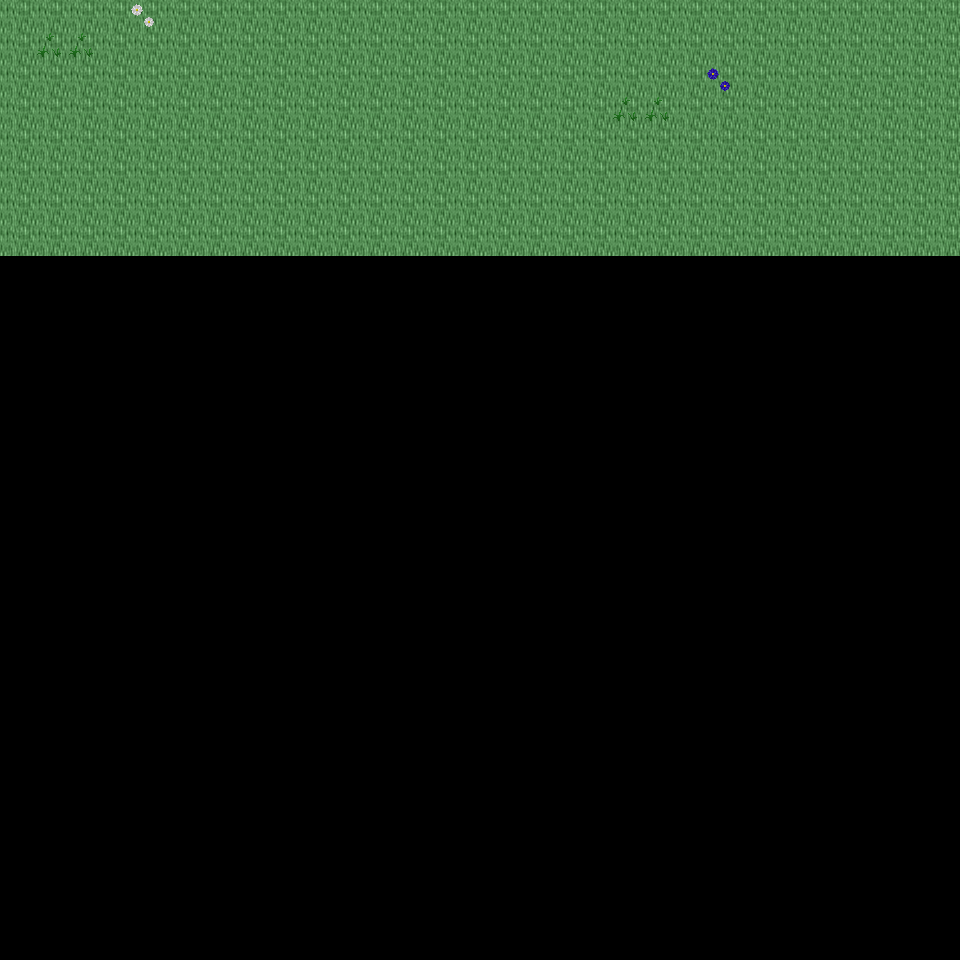

A level layout from a 2D game, rendered from its tile map. Below: a short description, then the map file with tile-grid data replaced by summaries:
An orthogonal 30x30 tile map with 32x32 px tiles, 6 tile layers (Ground, Object, Object2, Above, ...), 43 tilesets and 3 objects (3x mapExit).

<map version="1.0" orientation="orthogonal" renderorder="right-down" width="30" height="30" tilewidth="32" tileheight="32" nextobjectid="4">
  <tileset firstgid="1" name="tileset_logic_item_mushroom" tilewidth="32" tileheight="32" tilecount="6" columns="6">
    <image source="../drawable/tileset_logic_item_mushroom.png" width="192" height="32" />
  </tileset>
  <tileset firstgid="7" name="tileset_plant_tree_chestnut_tree" tilewidth="32" tileheight="32" tilecount="20" columns="4">
    <image source="../drawable/tileset_plant_tree_chestnut_tree.png" width="128" height="160" />
  </tileset>
  <tileset firstgid="27" name="tileset_plant_tree_oak_tree" tilewidth="32" tileheight="32" tilecount="20" columns="4">
    <image source="../drawable/tileset_plant_tree_oak_tree.png" width="128" height="160" />
  </tileset>
  <tileset firstgid="47" name="tileset_building_fence_stone_fence_white" tilewidth="32" tileheight="32" tilecount="9" columns="3">
    <image source="../drawable/tileset_building_fence_stone_fence_white.png" width="96" height="96" />
  </tileset>
  <tileset firstgid="56" name="tileset_building_gnome_homes" tilewidth="32" tileheight="32" tilecount="48" columns="6">
    <image source="../drawable/tileset_building_gnome_homes.png" width="192" height="256" />
  </tileset>
  <tileset firstgid="104" name="tileset_logic_creature_gnome" tilewidth="32" tileheight="32" tilecount="6" columns="6">
    <image source="../drawable/tileset_logic_creature_gnome.png" width="192" height="32" />
  </tileset>
  <tileset firstgid="110" name="tileset_logic_item_vegetable" tilewidth="32" tileheight="32" tilecount="13" columns="13">
    <image source="../drawable/tileset_logic_item_vegetable.png" width="256" height="64" />
  </tileset>
  <tileset firstgid="123" name="tileset_plant_stump_small_stump" tilewidth="32" tileheight="32" tilecount="4" columns="2">
    <image source="../drawable/tileset_plant_stump_small_stump.png" width="64" height="64" />
  </tileset>
  <tileset firstgid="127" name="tileset_object_birds" tilewidth="32" tileheight="32" tilecount="4" columns="2">
    <image source="../drawable/tileset_object_birds.png" width="64" height="64" />
  </tileset>
  <tileset firstgid="131" name="tileset_ground_earth_edges" tilewidth="32" tileheight="32" tilecount="18" columns="6">
    <image source="../drawable/tileset_ground_earth_edges.png" width="192" height="96" />
  </tileset>
  <tileset firstgid="149" name="tileset_ground_grass_corners" tilewidth="32" tileheight="32" tilecount="24" columns="6">
    <image source="../drawable/tileset_ground_grass_corners.png" width="192" height="128" />
  </tileset>
  <tileset firstgid="173" name="tileset_building_fence_fence_chunky" tilewidth="32" tileheight="32" tilecount="21" columns="3">
    <image source="../drawable/tileset_building_fence_fence_chunky.png" width="96" height="224" />
  </tileset>
  <tileset firstgid="194" name="tileset_plant_bush_hosta" tilewidth="32" tileheight="32" tilecount="9" columns="3">
    <image source="../drawable/tileset_plant_bush_hosta.png" width="96" height="96" />
  </tileset>
  <tileset firstgid="203" name="tileset_plant_tree_maple_tree" tilewidth="32" tileheight="32" tilecount="72" columns="8">
    <image source="../drawable/tileset_plant_tree_maple_tree.png" width="256" height="288" />
  </tileset>
  <tileset firstgid="275" name="tileset_ground_ground" tilewidth="32" tileheight="32" tilecount="33" columns="3">
    <image source="../drawable/tileset_ground_ground.png" width="96" height="352" />
  </tileset>
  <tileset firstgid="308" name="tileset_ground_ground_2" tilewidth="32" tileheight="32" tilecount="4" columns="4">
    <image source="../drawable/tileset_ground_ground_2.png" width="128" height="32" />
  </tileset>
  <tileset firstgid="312" name="tileset_ground_ridge_earth_dark" tilewidth="32" tileheight="32" tilecount="96" columns="12">
    <image source="../drawable/tileset_ground_ridge_earth_dark.png" width="384" height="256" />
  </tileset>
  <tileset firstgid="408" name="tileset_plant_grasses" tilewidth="32" tileheight="32" tilecount="6" columns="3">
    <image source="../drawable/tileset_plant_grasses.png" width="96" height="64" />
  </tileset>
  <tileset firstgid="414" name="tileset_ground_grass_edges" tilewidth="32" tileheight="32" tilecount="36" columns="12">
    <image source="../drawable/tileset_ground_grass_edges.png" width="384" height="96" />
  </tileset>
  <tileset firstgid="450" name="tileset_ground_green_paving" tilewidth="32" tileheight="32" tilecount="18" columns="3">
    <image source="../drawable/tileset_ground_green_paving.png" width="96" height="192" />
  </tileset>
  <tileset firstgid="468" name="tileset_ground_rock_pebbles" tilewidth="32" tileheight="32" tilecount="3" columns="1">
    <image source="../drawable/tileset_ground_rock_pebbles.png" width="32" height="96" />
  </tileset>
  <tileset firstgid="471" name="tileset_plant_flower_daisy_white" tilewidth="32" tileheight="32" tilecount="8" columns="2">
    <image source="../drawable/tileset_plant_flower_daisy_white.png" width="64" height="128" />
  </tileset>
  <tileset firstgid="479" name="tileset_plant_flower_daisy_blue" tilewidth="32" tileheight="32" tilecount="8" columns="2">
    <image source="../drawable/tileset_plant_flower_daisy_blue.png" width="64" height="128" />
  </tileset>
  <tileset firstgid="487" name="tileset_ground_ladder_vertical_dark" tilewidth="32" tileheight="32" tilecount="3" columns="3">
    <image source="../drawable/tileset_ground_ladder_vertical_dark.png" width="96" height="32" />
  </tileset>
  <tileset firstgid="490" name="tileset_plant_tree_tree_darkgreen" tilewidth="32" tileheight="32" tilecount="88" columns="8">
    <image source="../drawable/tileset_plant_tree_tree_darkgreen.png" width="256" height="352" />
  </tileset>
  <tileset firstgid="578" name="tileset_ground_rock_rock_cluster" tilewidth="32" tileheight="32" tilecount="6" columns="3">
    <image source="../drawable/tileset_ground_rock_rock_cluster.png" width="96" height="64" />
  </tileset>
  <tileset firstgid="584" name="tileset_plant_bush_bushes" tilewidth="32" tileheight="32" tilecount="10" columns="5">
    <image source="../drawable/tileset_plant_bush_bushes.png" width="160" height="64" />
  </tileset>
  <tileset firstgid="594" name="tileset_plant_vine" tilewidth="32" tileheight="32" tilecount="3" columns="1">
    <image source="../drawable/tileset_plant_vine.png" width="32" height="96" />
  </tileset>
  <tileset firstgid="597" name="tileset_ground_ladder_horizontal_dark" tilewidth="32" tileheight="32" tilecount="3" columns="1">
    <image source="../drawable/tileset_ground_ladder_horizontal_dark.png" width="32" height="96" />
  </tileset>
  <tileset firstgid="600" name="tileset_logic_collision" tilewidth="32" tileheight="32" tilecount="1" columns="1">
    <image source="../drawable/tileset_logic_collision.png" width="32" height="32" />
  </tileset>
  <tileset firstgid="601" name="tileset_plant_tree_fir_trees" tilewidth="32" tileheight="32" tilecount="24" columns="6">
    <image source="../drawable/tileset_plant_tree_fir_trees.png" width="192" height="128" />
  </tileset>
  <tileset firstgid="625" name="tileset_plant_mosses" tilewidth="32" tileheight="32" tilecount="16" columns="4">
    <image source="../drawable/tileset_plant_mosses.png" width="128" height="128" />
  </tileset>
  <tileset firstgid="641" name="tileset_plant_mushroom3" tilewidth="32" tileheight="32" tilecount="2" columns="2">
    <image source="../drawable/tileset_plant_mushroom3.png" width="64" height="32" />
  </tileset>
  <tileset firstgid="643" name="tileset_building_wizards_tower" tilewidth="32" tileheight="32" tilecount="252" columns="9">
    <image source="../drawable/tileset_building_wizards_tower.png" width="288" height="896" />
  </tileset>
  <tileset firstgid="895" name="tileset_plant_tree_evergreen" tilewidth="32" tileheight="32" tilecount="36" columns="3">
    <image source="../drawable/tileset_plant_tree_evergreen.png" width="96" height="384" />
  </tileset>
  <tileset firstgid="931" name="tileset_logic_portal" tilewidth="32" tileheight="32" tilecount="24" columns="8">
    <image source="../drawable/tileset_logic_portal.png" width="256" height="96" />
  </tileset>
  <tileset firstgid="955" name="tileset_logic_protection" tilewidth="32" tileheight="32" tilecount="2" columns="2">
    <image source="../drawable/tileset_logic_protection.png" width="64" height="32" />
  </tileset>
  <tileset firstgid="957" name="tileset_logic_item_herb" tilewidth="32" tileheight="32" tilecount="5" columns="5">
    <image source="../drawable/tileset_logic_item_herb.png" width="160" height="32" />
  </tileset>
  <tileset firstgid="962" name="tileset_plant_bush_large_green" tilewidth="32" tileheight="32" tilecount="9" columns="3">
    <image source="../drawable/tileset_plant_bush_large_green.png" width="96" height="96" />
  </tileset>
  <tileset firstgid="971" name="tileset_light_dim_light_5x5" tilewidth="32" tileheight="32" tilecount="25" columns="5">
    <image source="../drawable/tileset_light_dim_light_5x5.png" width="160" height="160" />
  </tileset>
  <tileset firstgid="996" name="tileset_furniture_light_small_oil_lamp" tilewidth="32" tileheight="32" tilecount="8" columns="2">
    <image source="../drawable/tileset_furniture_light_small_oil_lamp.png" width="64" height="128" />
  </tileset>
  <tileset firstgid="1004" name="tileset_item_banners_flag" tilewidth="32" tileheight="32" tilecount="12" columns="3">
    <image source="../drawable/tileset_item_banners_flag.png" width="96" height="128" />
  </tileset>
  <tileset firstgid="1016" name="tileset_item_flagpole" tilewidth="32" tileheight="32" tilecount="3" columns="1">
    <image source="../drawable/tileset_item_flagpole.png" width="32" height="96" />
  </tileset>
  <layer name="Ground" width="30" height="30">
    <data>[900 cells, 240 non-empty, 1 distinct tile ids]</data>
  </layer>
  <layer name="Object" width="30" height="30">
    <data>[900 cells, 4 non-empty, 1 distinct tile ids]</data>
  </layer>
  <layer name="Object2" width="30" height="30">
    <data>[900 cells, 2 non-empty, 2 distinct tile ids]</data>
  </layer>
  <layer name="Above" width="30" height="30">
    <data>[900 cells, 0 non-empty, 0 distinct tile ids]</data>
  </layer>
  <layer name="Above2" width="30" height="30">
    <data>[900 cells, 0 non-empty, 0 distinct tile ids]</data>
  </layer>
  <layer name="Walkable" width="30" height="30">
    <data>[900 cells, 0 non-empty, 0 distinct tile ids]</data>
  </layer>
  <objectgroup name="MapEvents">
    <object id="1" name="north" type="mapExit" x="0" y="0" width="960" height="32">
      <properties>
        <property name="map" value="level_0_x105_y28" />
        <property name="x" value="0" />
        <property name="y" value="28" />
      </properties>
    </object>
    <object id="2" name="west" type="mapExit" x="0" y="0" width="32" height="960">
      <properties>
        <property name="map" value="level_0_x104_y29" />
        <property name="x" value="28" />
        <property name="y" value="0" />
      </properties>
    </object>
    <object id="3" name="east" type="mapExit" x="928" y="0" width="32" height="960">
      <properties>
        <property name="map" value="level_0_x106_y29" />
        <property name="x" value="1" />
        <property name="y" value="0" />
      </properties>
    </object>
  </objectgroup>
</map>
